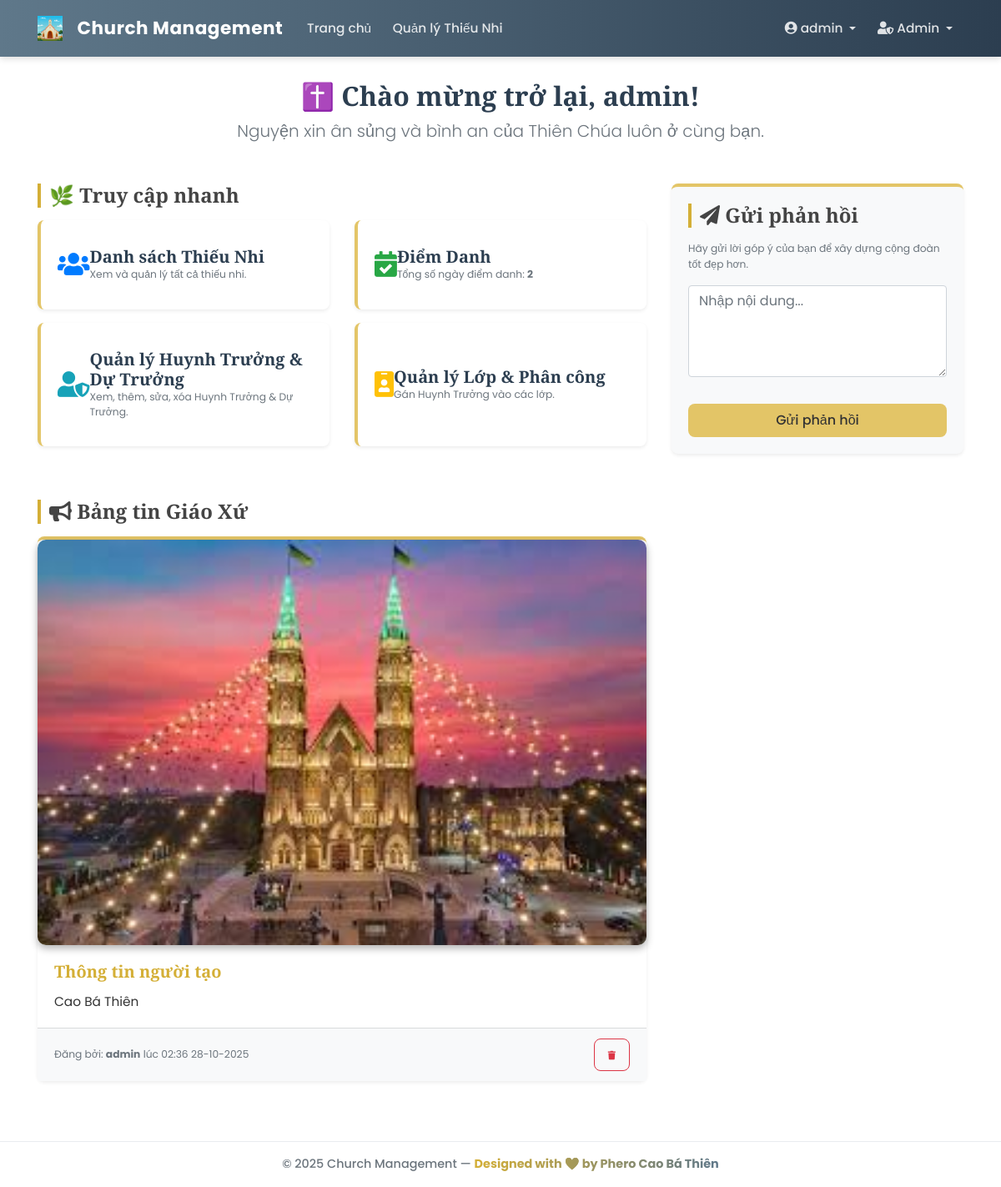
Page / (signed in) on the earlier database version.
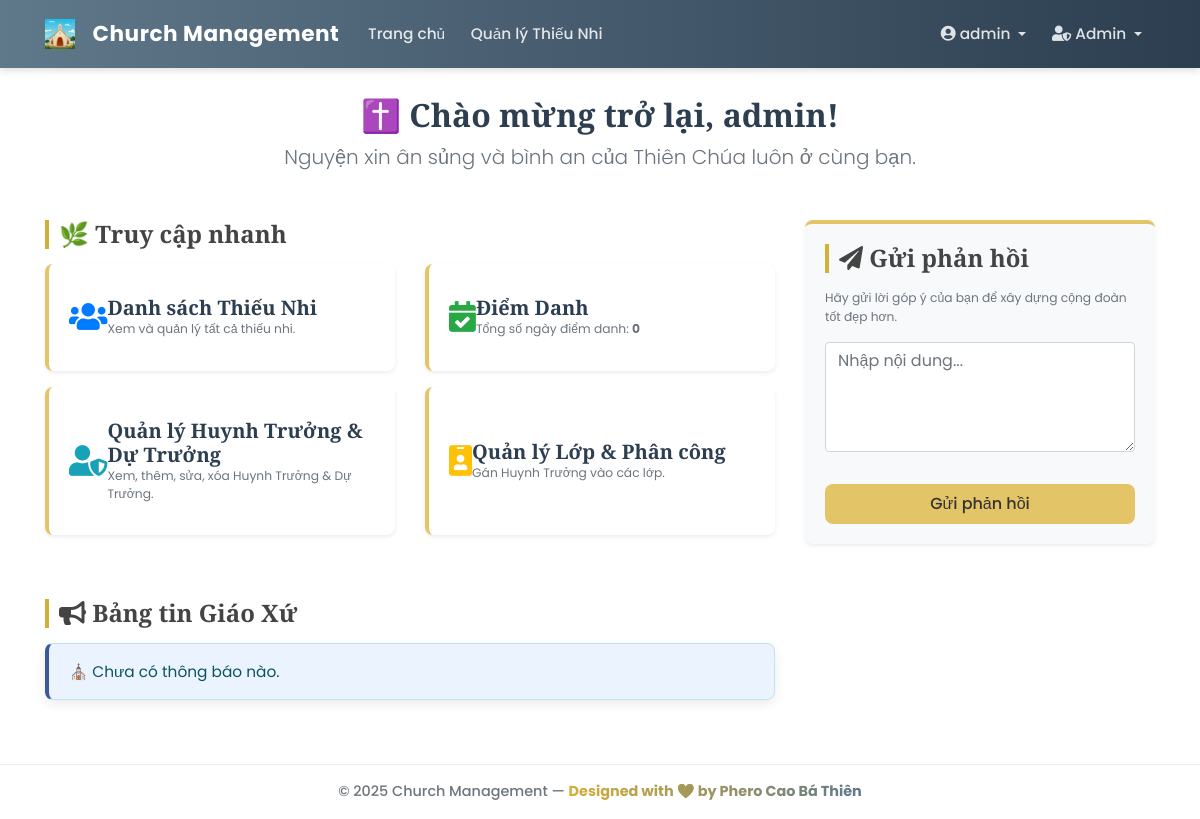
Same page on the later database version.
### app/models/announcement.py (models this page shows, shortened)
class Announcement(db.Model):
    id = db.Column(db.Integer, primary_key=True)
    title = db.Column(db.String(100), nullable=False)
    content = db.Column(db.Text, nullable=False)
    timestamp = db.Column(db.DateTime, nullable=False, default=datetime.utcnow)
    user_id = db.Column(db.Integer, db.ForeignKey('user.id'), nullable=False)
    image_filename = db.Column(db.String(100), nullable=True)

### app/models/user.py (models this page shows, shortened)
class User(db.Model, UserMixin):
    __tablename__ = 'user'
    id = db.Column(db.Integer, primary_key=True)
    username = db.Column(db.String(20), unique=True, nullable=False)
    email = db.Column(db.String(120), unique=True, nullable=False)
    password_hash = db.Column(db.String(60), nullable=False)
    role = db.Column(db.String(50), nullable=False, default='guest')
    created_at = db.Column(db.DateTime, nullable=False, default=datetime.utcnow)
    profile = db.relationship(
        'UserProfile',
        back_populates='user',
        uselist=False,
        cascade='all, delete-orphan'
    )
    assigned_classes = db.relationship(
        'ClassModel',
        secondary=class_leaders_association,
        back_populates='leaders',
        lazy='dynamic'
    )
    announcements = db.relationship('Announcement', backref='author', lazy=True)
    feedbacks = db.relationship('Feedback', backref='sender', lazy=True)
    @property
    def password(self):
        """Ngăn chặn việc đọc trực tiếp mật khẩu."""
        raise AttributeError('password is not a readable attribute')
    def is_admin(self):
        return self.role == 'admin'

### app/controllers/main_controller.py (the view)
@main_bp.route("/", methods=['GET', 'POST'])
@login_required
def home():
    form = FeedbackForm()
    if form.validate_on_submit():
        feedback = Feedback(content=form.content.data, sender=current_user)
        db.session.add(feedback)
        db.session.commit()
        flash('Phản hồi của bạn đã được gửi. Cảm ơn bạn!', 'success')
        return redirect(url_for('main.home'))
    announcements = Announcement.query.order_by(Announcement.timestamp.desc()).all()
    leaders = Leader.query.join(User).join(UserProfile).all()
    from app.models.class_model import ClassModel
    from app.models.attendance import Attendance
    from sqlalchemy import func
    classes = ClassModel.query.all()
    attendance_summary = {}
    total_attendance_days = 0
    for class_obj in classes:
        attendance_days = db.session.query(func.count(func.distinct(Attendance.date))).filter_by(class_id=class_obj.id).scalar()
        attendance_summary[class_obj.id] = {
            'name': class_obj.name,
            'attendance_days': attendance_days,
            'students_count': class_obj.students.count()
        }
        total_attendance_days += attendance_days
    return render_template('home.html', title="Trang chủ", announcements=announcements, form=form, leaders=leaders, attendance_summary=attendance_summary, total_attendance_days=total_attendance_days)

### app/forms.py
class FeedbackForm(FlaskForm):
    content = TextAreaField('Nội dung phản hồi', validators=[DataRequired(), Length(min=10)])
    submit = SubmitField('Gửi phản hồi')

### app/models/user.py (called while the page is built)
@login_manager.user_loader
def load_user(user_id):
    return User.query.get(int(user_id))

### app/templates/home.html (shortened to what the changed rows need)
{% extends "base.html" %}
{% block content %}
<link rel="stylesheet" href="{{ url_for('static', filename='css/home.css') }}">
<div class="welcome-section text-center mb-5">
  <h2>✝️ Chào mừng trở lại, {{ current_user.username }}!</h2>
</div>
<div class="row">
  <div class="col-lg-8">
    <div class="quick-access mb-5">
      <div class="row">
        <div class="col-md-6 mb-3">
          <a href="{{ url_for('class_admin.list_classes') }}" class="card quick-card shadow-sm h-100">
            <div class="card-body d-flex align-items-center">
              <div>
                <p class="card-text text-muted small">Tổng số ngày điểm danh: <strong>{{ total_attendance_days }}</strong></p>
              </div>
            </div>
          </a>
        </div>
      </div>
    </div>
    <div class="announcements-section">
      <h4 class="section-title"><i class="fas fa-bullhorn me-2"></i> Bảng tin Giáo Xứ</h4>
      {% if announcements %}
      {% for ann in announcements %}
      <div class="card mb-4 announcement-card shadow-sm">
        {% if ann.image_filename %}
        <img src="{{ url_for('static', filename='uploads/' + ann.image_filename) }}" class="card-img-top announcement-img" alt="Ảnh thông báo">
        {% else %}
        <div class="church-slider">
          <img id="churchImage" src="{{ url_for('static', filename='img/church2.png') }}" alt="Ảnh nhà thờ">
        </div>
        {% endif %}
        <div class="card-body">
          <h5 class="card-title text-gold">{{ ann.title }}</h5>
          <p class="card-text">{{ ann.content|safe }}</p>
        </div>
        <div class="card-footer bg-light text-muted d-flex justify-content-between align-items-center">
          <small>Đăng bởi: <strong>{{ ann.author.username }}</strong> lúc {{ ann.timestamp.strftime('%H:%M %d-%m-%Y') }}</small>
          {% if current_user.role == 'admin' %}
          <form action="{{ url_for('admin.delete_announcement', announcement_id=ann.id) }}" method="POST" class="d-inline">
            <button type="submit" class="btn btn-outline-danger btn-sm" onclick="return confirm('Xóa thông báo này?')">
              <i class="fas fa-trash fa-xs"></i>
            </button>
          </form>
          {% endif %}
        </div>
      </div>
      {% endfor %}
      {% else %}
      <div class="alert alert-info">⛪ Chưa có thông báo nào.</div>
      {% endif %}
    </div>
  </div>
</div>
{% endblock content %}

Differences in the rows shown:
removed Announcement: title "Thông tin người tạo", content "Cao Bá Thiên", author.username "admin", timestamp "02:36 28-10-2025"
Other differences:
{{ total_attendance_days }}: "2" → "0"
text now shown: "⛪ Chưa có thông báo nào."
